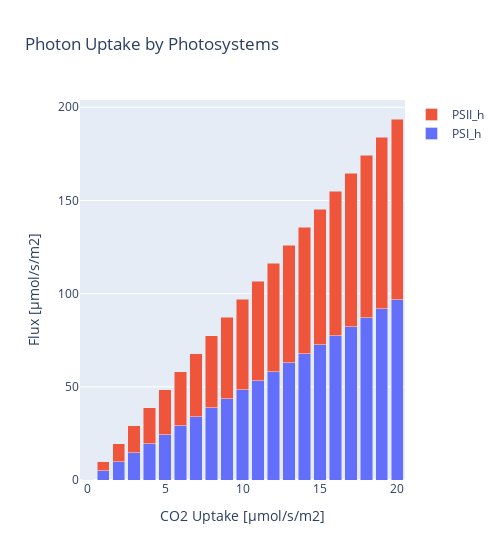

Write notebook code for a chart like this one.
### Code cell
L_r = ['PSI_h','PSII_h']
create_bar_plot_met_c3(c3_model, D_fba, L_r, 'hnu_h', 'Photon Uptake by Photosystems', xaxis_title, save_fig = save_fig)

### Figure 1 — Plotly figure (JSON) as saved in the notebook; plotly's stock layout.template omitted (floating-point values rounded to 4 significant figures)
{"data": [{"name": "PSI_h", "type": "bar", "x": [0, 1.0, 2.0, 3.0, 4.0, 5.0, 6.0, 7.0, 8.0, 9.0, 10.0, 11.0, 12.0, 13.0, 14.0, 15.0, 16.0, 17.0, 18.0, 19.0, 20.0], "y": [0.1616, 4.929, 9.75, 14.58, 19.41, 24.25, 29.09, 33.93, 38.77, 43.61, 48.45, 53.29, 58.13, 62.97, 67.82, 72.66, 77.5, 82.34, 87.18, 92.02, 96.86]}, {"name": "PSII_h", "type": "bar", "x": [0, 1.0, 2.0, 3.0, 4.0, 5.0, 6.0, 7.0, 8.0, 9.0, 10.0, 11.0, 12.0, 13.0, 14.0, 15.0, 16.0, 17.0, 18.0, 19.0, 20.0], "y": [0.03568, 4.908, 9.75, 14.58, 19.41, 24.25, 29.09, 33.93, 38.77, 43.61, 48.45, 53.29, 58.13, 62.97, 67.82, 72.66, 77.5, 82.34, 87.18, 92.02, 96.86]}], "layout": {"barmode": "stack", "title": {"text": "Photon Uptake by Photosystems"}, "width": 500, "xaxis": {"title": {"text": "CO2 Uptake [µmol/s/m2]"}}, "yaxis": {"title": {"text": "Flux [µmol/s/m2]"}}}}
